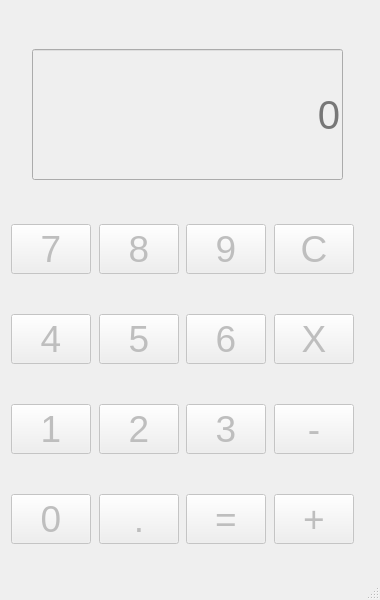
<?xml version="1.0" encoding="UTF-8"?>
<ui version="4.0">
 <class>MainWindow</class>
 <widget class="QMainWindow" name="MainWindow">
  <property name="enabled">
   <bool>false</bool>
  </property>
  <property name="geometry">
   <rect>
    <x>0</x>
    <y>0</y>
    <width>380</width>
    <height>600</height>
   </rect>
  </property>
  <property name="sizePolicy">
   <sizepolicy hsizetype="Preferred" vsizetype="Preferred">
    <horstretch>0</horstretch>
    <verstretch>0</verstretch>
   </sizepolicy>
  </property>
  <property name="minimumSize">
   <size>
    <width>380</width>
    <height>600</height>
   </size>
  </property>
  <property name="maximumSize">
   <size>
    <width>380</width>
    <height>600</height>
   </size>
  </property>
  <property name="cursor">
   <cursorShape>ArrowCursor</cursorShape>
  </property>
  <property name="windowTitle">
   <string>MainWindow</string>
  </property>
  <property name="documentMode">
   <bool>true</bool>
  </property>
  <widget class="QWidget" name="centralwidget">
   <widget class="QLabel" name="label">
    <property name="geometry">
     <rect>
      <x>0</x>
      <y>0</y>
      <width>380</width>
      <height>611</height>
     </rect>
    </property>
    <property name="text">
     <string/>
    </property>
    <property name="pixmap">
     <pixmap>calc.jpg</pixmap>
    </property>
    <property name="wordWrap">
     <bool>true</bool>
    </property>
   </widget>
   <widget class="QWidget" name="layoutWidget">
    <property name="geometry">
     <rect>
      <x>10</x>
      <y>310</y>
      <width>344</width>
      <height>58</height>
     </rect>
    </property>
    <layout class="QHBoxLayout" name="horizontalLayout_2">
     <item>
      <spacer name="horizontalSpacer_5">
       <property name="orientation">
        <enum>Qt::Horizontal</enum>
       </property>
       <property name="sizeHint" stdset="0">
        <size>
         <width>40</width>
         <height>20</height>
        </size>
       </property>
      </spacer>
     </item>
     <item>
      <widget class="QPushButton" name="pushButton_4">
       <property name="font">
        <font>
         <pointsize>28</pointsize>
        </font>
       </property>
       <property name="text">
        <string>4</string>
       </property>
      </widget>
     </item>
     <item>
      <spacer name="horizontalSpacer_6">
       <property name="orientation">
        <enum>Qt::Horizontal</enum>
       </property>
       <property name="sizeHint" stdset="0">
        <size>
         <width>40</width>
         <height>20</height>
        </size>
       </property>
      </spacer>
     </item>
     <item>
      <widget class="QPushButton" name="pushButton_5">
       <property name="font">
        <font>
         <pointsize>28</pointsize>
        </font>
       </property>
       <property name="text">
        <string>5</string>
       </property>
      </widget>
     </item>
     <item>
      <spacer name="horizontalSpacer_7">
       <property name="orientation">
        <enum>Qt::Horizontal</enum>
       </property>
       <property name="sizeHint" stdset="0">
        <size>
         <width>40</width>
         <height>20</height>
        </size>
       </property>
      </spacer>
     </item>
     <item>
      <widget class="QPushButton" name="pushButton_6">
       <property name="font">
        <font>
         <pointsize>28</pointsize>
        </font>
       </property>
       <property name="text">
        <string>6</string>
       </property>
      </widget>
     </item>
     <item>
      <spacer name="horizontalSpacer_8">
       <property name="orientation">
        <enum>Qt::Horizontal</enum>
       </property>
       <property name="sizeHint" stdset="0">
        <size>
         <width>40</width>
         <height>20</height>
        </size>
       </property>
      </spacer>
     </item>
     <item>
      <widget class="QPushButton" name="pushButton_X">
       <property name="font">
        <font>
         <pointsize>28</pointsize>
        </font>
       </property>
       <property name="text">
        <string>X</string>
       </property>
      </widget>
     </item>
    </layout>
   </widget>
   <widget class="QWidget" name="layoutWidget_2">
    <property name="geometry">
     <rect>
      <x>10</x>
      <y>400</y>
      <width>344</width>
      <height>58</height>
     </rect>
    </property>
    <layout class="QHBoxLayout" name="horizontalLayout_3">
     <item>
      <spacer name="horizontalSpacer_9">
       <property name="orientation">
        <enum>Qt::Horizontal</enum>
       </property>
       <property name="sizeHint" stdset="0">
        <size>
         <width>40</width>
         <height>20</height>
        </size>
       </property>
      </spacer>
     </item>
     <item>
      <widget class="QPushButton" name="pushButton_1">
       <property name="font">
        <font>
         <pointsize>28</pointsize>
        </font>
       </property>
       <property name="text">
        <string>1</string>
       </property>
      </widget>
     </item>
     <item>
      <spacer name="horizontalSpacer_10">
       <property name="orientation">
        <enum>Qt::Horizontal</enum>
       </property>
       <property name="sizeHint" stdset="0">
        <size>
         <width>40</width>
         <height>20</height>
        </size>
       </property>
      </spacer>
     </item>
     <item>
      <widget class="QPushButton" name="pushButton_2">
       <property name="font">
        <font>
         <pointsize>28</pointsize>
        </font>
       </property>
       <property name="text">
        <string>2</string>
       </property>
      </widget>
     </item>
     <item>
      <spacer name="horizontalSpacer_11">
       <property name="orientation">
        <enum>Qt::Horizontal</enum>
       </property>
       <property name="sizeHint" stdset="0">
        <size>
         <width>40</width>
         <height>20</height>
        </size>
       </property>
      </spacer>
     </item>
     <item>
      <widget class="QPushButton" name="pushButton_3">
       <property name="font">
        <font>
         <pointsize>28</pointsize>
        </font>
       </property>
       <property name="text">
        <string>3</string>
       </property>
      </widget>
     </item>
     <item>
      <spacer name="horizontalSpacer_12">
       <property name="orientation">
        <enum>Qt::Horizontal</enum>
       </property>
       <property name="sizeHint" stdset="0">
        <size>
         <width>40</width>
         <height>20</height>
        </size>
       </property>
      </spacer>
     </item>
     <item>
      <widget class="QPushButton" name="pushButton_minus">
       <property name="font">
        <font>
         <pointsize>28</pointsize>
        </font>
       </property>
       <property name="text">
        <string>-</string>
       </property>
      </widget>
     </item>
    </layout>
   </widget>
   <widget class="QWidget" name="layoutWidget_3">
    <property name="geometry">
     <rect>
      <x>10</x>
      <y>490</y>
      <width>344</width>
      <height>58</height>
     </rect>
    </property>
    <layout class="QHBoxLayout" name="horizontalLayout_4">
     <item>
      <spacer name="horizontalSpacer_13">
       <property name="orientation">
        <enum>Qt::Horizontal</enum>
       </property>
       <property name="sizeHint" stdset="0">
        <size>
         <width>40</width>
         <height>20</height>
        </size>
       </property>
      </spacer>
     </item>
     <item>
      <widget class="QPushButton" name="pushButton_0">
       <property name="font">
        <font>
         <pointsize>28</pointsize>
        </font>
       </property>
       <property name="text">
        <string>0</string>
       </property>
      </widget>
     </item>
     <item>
      <spacer name="horizontalSpacer_14">
       <property name="orientation">
        <enum>Qt::Horizontal</enum>
       </property>
       <property name="sizeHint" stdset="0">
        <size>
         <width>40</width>
         <height>20</height>
        </size>
       </property>
      </spacer>
     </item>
     <item>
      <widget class="QPushButton" name="pushButton_point">
       <property name="font">
        <font>
         <pointsize>28</pointsize>
        </font>
       </property>
       <property name="text">
        <string>.</string>
       </property>
      </widget>
     </item>
     <item>
      <spacer name="horizontalSpacer_15">
       <property name="orientation">
        <enum>Qt::Horizontal</enum>
       </property>
       <property name="sizeHint" stdset="0">
        <size>
         <width>40</width>
         <height>20</height>
        </size>
       </property>
      </spacer>
     </item>
     <item>
      <widget class="QPushButton" name="pushButton_equal">
       <property name="font">
        <font>
         <pointsize>28</pointsize>
        </font>
       </property>
       <property name="text">
        <string>=</string>
       </property>
      </widget>
     </item>
     <item>
      <spacer name="horizontalSpacer_16">
       <property name="orientation">
        <enum>Qt::Horizontal</enum>
       </property>
       <property name="sizeHint" stdset="0">
        <size>
         <width>40</width>
         <height>20</height>
        </size>
       </property>
      </spacer>
     </item>
     <item>
      <widget class="QPushButton" name="pushButton_plus">
       <property name="font">
        <font>
         <pointsize>28</pointsize>
        </font>
       </property>
       <property name="text">
        <string>+</string>
       </property>
      </widget>
     </item>
    </layout>
   </widget>
   <widget class="QLineEdit" name="lineEdit">
    <property name="geometry">
     <rect>
      <x>32</x>
      <y>49</y>
      <width>311</width>
      <height>131</height>
     </rect>
    </property>
    <property name="font">
     <font>
      <pointsize>30</pointsize>
     </font>
    </property>
    <property name="text">
     <string notr="true"/>
    </property>
    <property name="maxLength">
     <number>0</number>
    </property>
    <property name="frame">
     <bool>true</bool>
    </property>
    <property name="alignment">
     <set>Qt::AlignRight|Qt::AlignTrailing|Qt::AlignVCenter</set>
    </property>
    <property name="dragEnabled">
     <bool>false</bool>
    </property>
    <property name="readOnly">
     <bool>true</bool>
    </property>
    <property name="placeholderText">
     <string notr="true">0</string>
    </property>
   </widget>
   <widget class="QWidget" name="">
    <property name="geometry">
     <rect>
      <x>10</x>
      <y>220</y>
      <width>344</width>
      <height>58</height>
     </rect>
    </property>
    <layout class="QHBoxLayout" name="horizontalLayout">
     <item>
      <spacer name="horizontalSpacer_2">
       <property name="orientation">
        <enum>Qt::Horizontal</enum>
       </property>
       <property name="sizeHint" stdset="0">
        <size>
         <width>40</width>
         <height>20</height>
        </size>
       </property>
      </spacer>
     </item>
     <item>
      <widget class="QPushButton" name="pushButton_7">
       <property name="font">
        <font>
         <pointsize>28</pointsize>
        </font>
       </property>
       <property name="text">
        <string>7</string>
       </property>
      </widget>
     </item>
     <item>
      <spacer name="horizontalSpacer">
       <property name="orientation">
        <enum>Qt::Horizontal</enum>
       </property>
       <property name="sizeHint" stdset="0">
        <size>
         <width>40</width>
         <height>20</height>
        </size>
       </property>
      </spacer>
     </item>
     <item>
      <widget class="QPushButton" name="pushButton_8">
       <property name="font">
        <font>
         <pointsize>28</pointsize>
        </font>
       </property>
       <property name="text">
        <string>8</string>
       </property>
      </widget>
     </item>
     <item>
      <spacer name="horizontalSpacer_4">
       <property name="orientation">
        <enum>Qt::Horizontal</enum>
       </property>
       <property name="sizeHint" stdset="0">
        <size>
         <width>40</width>
         <height>20</height>
        </size>
       </property>
      </spacer>
     </item>
     <item>
      <widget class="QPushButton" name="pushButton_9">
       <property name="font">
        <font>
         <pointsize>28</pointsize>
        </font>
       </property>
       <property name="text">
        <string>9</string>
       </property>
      </widget>
     </item>
     <item>
      <spacer name="horizontalSpacer_3">
       <property name="orientation">
        <enum>Qt::Horizontal</enum>
       </property>
       <property name="sizeHint" stdset="0">
        <size>
         <width>40</width>
         <height>20</height>
        </size>
       </property>
      </spacer>
     </item>
     <item>
      <widget class="QPushButton" name="pushButton_C">
       <property name="font">
        <font>
         <pointsize>28</pointsize>
        </font>
       </property>
       <property name="text">
        <string>C</string>
       </property>
      </widget>
     </item>
    </layout>
    <zorder>pushButton_C</zorder>
    <zorder>pushButton_9</zorder>
    <zorder>pushButton_8</zorder>
    <zorder>pushButton_7</zorder>
    <zorder>horizontalSpacer</zorder>
    <zorder>horizontalSpacer_2</zorder>
    <zorder>horizontalSpacer_3</zorder>
    <zorder>horizontalSpacer_4</zorder>
   </widget>
  </widget>
  <widget class="QStatusBar" name="statusbar"/>
 </widget>
 <resources/>
 <connections/>
</ui>
